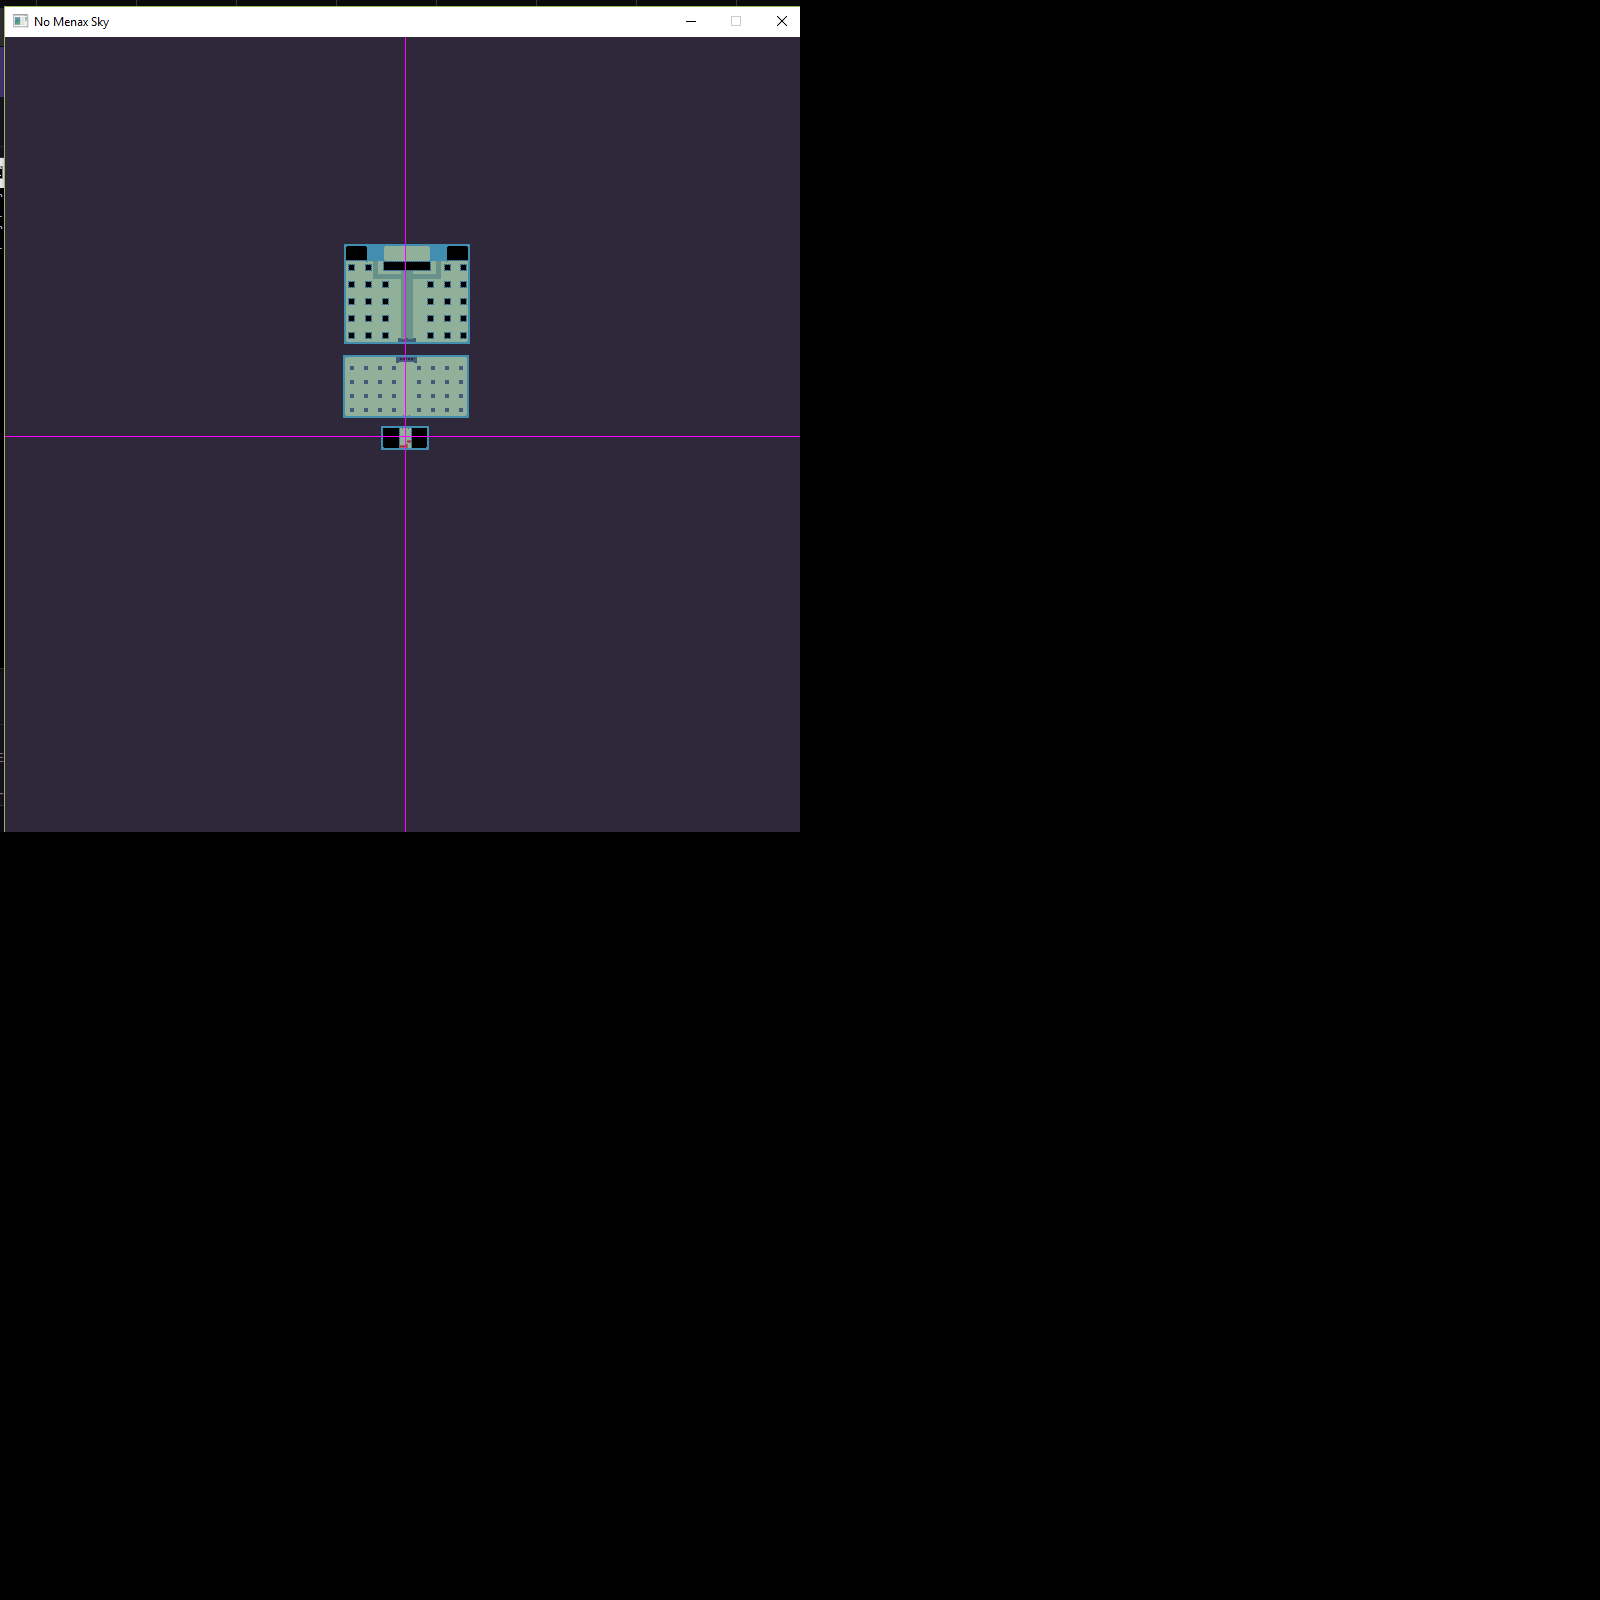

Rendered tile map (Tiled .tmx) drawn with the repository's tilesets; below, a short description and the map source with its tile grids summarised:
An orthogonal 100x100 tile map with 16x16 px tiles, 1 tile layer (Tile Layer 1) and 87 objects (31x low, 2x door, 2x bossDoor).

<map version="1.0" tiledversion="2017.07.25" orientation="orthogonal" renderorder="right-down" width="100" height="100" tilewidth="16" tileheight="16" nextobjectid="92">
 <tileset firstgid="1" source="planta3.tsx" />
 <layer name="Tile Layer 1" width="100" height="100">
  <data>[10000 cells, 2600 non-empty, 2600 distinct tile ids]</data>
 </layer>
 <objectgroup name="StaticColliders">
  <object id="2" x="399.797" y="445" width="7.22535" height="2.97778" />
  <object id="3" x="405.289" y="443.978" width="2.68889" height="4.35556" />
  <object id="5" x="407.7" y="448" width="3.84444" height="1.42222" />
  <object id="6" x="407" y="439.989" width="4.57778" height="3" />
  <object id="7" x="398.978" y="427.756" width="1.02222" height="21.6889" />
  <object id="8" x="411" y="427.906" width="1.04688" height="20.4531" />
  <object id="9" x="399.511" y="426.911" width="12" height="1.1" />
  <object id="10" x="342.625" y="416" width="127.625" height="2.04688" />
  <object id="11" x="467.001" y="353.839" width="2.24323" height="64.8083" />
  <object id="12" x="342.833" y="354.867" width="126.483" height="2.12222" />
  <object id="13" x="342.311" y="353.894" width="2.7" height="65.0778" />
  <object id="14" x="349.989" y="408" width="4.01111" height="3.97778" />
  <object id="15" x="349.989" y="393.989" width="4" height="3.98889" />
  <object id="16" x="350" y="380" width="4" height="3.98889" />
  <object id="17" x="350" y="365.989" width="4" height="4.01111" />
  <object id="18" x="364" y="366.011" width="4" height="3.97778" />
  <object id="19" x="364.011" y="380.011" width="3.98889" height="3.98889" />
  <object id="20" x="364" y="394" width="3.98889" height="3.98889" />
  <object id="21" x="363.989" y="408.011" width="4.02222" height="3.98889" />
  <object id="22" x="377.978" y="408" width="4.01111" height="3.98889" />
  <object id="23" x="378" y="393.989" width="4.01111" height="4" />
  <object id="24" x="378" y="380" width="3.97778" height="3.97778" />
  <object id="25" x="378" y="366" width="4.01111" height="3.97778" />
  <object id="26" x="391.989" y="366" width="4" height="3.97778" />
  <object id="27" x="392" y="380" width="3.98889" height="4" />
  <object id="28" x="392" y="393.989" width="3.98889" height="3.98889" />
  <object id="29" x="392" y="408" width="3.98889" height="3.97778" />
  <object id="30" x="417" y="365.992" width="3.99219" height="4.00781" />
  <object id="31" x="417" y="379.992" width="4" height="4" />
  <object id="32" x="417" y="394" width="4" height="3.98438" />
  <object id="33" x="416.992" y="408.008" width="4" height="3.96875" />
  <object id="34" x="430.978" y="365.933" width="3.97778" height="4.04444" />
  <object id="35" x="431.022" y="380" width="3.95556" height="4" />
  <object id="36" x="430.978" y="393.978" width="3.97778" height="4" />
  <object id="37" x="431" y="407.978" width="3.95556" height="4.02222" />
  <object id="38" x="445" y="407.978" width="3.97778" height="4.04444" />
  <object id="39" x="445" y="394" width="4" height="4.02222" />
  <object id="40" x="444.978" y="379.978" width="4" height="4.02222" />
  <object id="41" x="444.978" y="365.978" width="4.02222" height="4" />
  <object id="42" x="459" y="366" width="4" height="3.98438" />
  <object id="43" x="459" y="379.984" width="3.98438" height="4" />
  <object id="44" x="458.984" y="394" width="4.03125" height="4" />
  <object id="45" x="459.016" y="408" width="3.96875" height="3.96875" />
  <object id="46" type="low" x="347.978" y="332" width="7.04444" height="6.97778" />
  <object id="47" type="low" x="347.956" y="314.956" width="7.02222" height="7" />
  <object id="48" type="low" x="347.956" y="297.978" width="7.04444" height="7.02222" />
  <object id="49" type="low" x="348" y="281" width="7.04444" height="7" />
  <object id="50" type="low" x="347.978" y="264.022" width="7" height="6.93333" />
  <object id="51" x="343.7" y="341.989" width="130.256" height="2.04444" />
  <object id="52" x="344.044" y="241.962" width="1.95" height="102.616" />
  <object id="53" x="468" y="242.098" width="2.35938" height="102.292" />
  <object id="54" x="343.375" y="243.375" width="128.397" height="2.625" />
  <object id="55" x="429.478" y="245.609" width="17.7826" height="15.3913" />
  <object id="56" x="366.563" y="245.625" width="18.0313" height="15.5" />
  <object id="57" type="low" x="365.031" y="263.969" width="6.9375" height="7" />
  <object id="59" type="low" x="364.969" y="280.938" width="7" height="7.03125" />
  <object id="60" type="low" x="365" y="297.969" width="7.03125" height="7" />
  <object id="61" type="low" x="365" y="314.969" width="7" height="7" />
  <object id="62" type="low" x="364.969" y="331.969" width="7" height="7.0625" />
  <object id="63" type="low" x="381.969" y="331.969" width="7.03125" height="7.03125" />
  <object id="64" type="low" x="382.031" y="314.969" width="6.9375" height="7.03125" />
  <object id="65" type="low" x="381.969" y="298" width="7.03125" height="6.9375" />
  <object id="66" type="low" x="381.969" y="280.969" width="7" height="7.03125" />
  <object id="67" type="low" x="426.957" y="331.957" width="7" height="7" />
  <object id="68" type="low" x="444" y="332" width="7.04348" height="6.91304" />
  <object id="69" type="low" x="460" y="331.957" width="6.95652" height="6.95652" />
  <object id="70" type="low" x="460" y="315" width="6.95652" height="6.95652" />
  <object id="71" type="low" x="460" y="297.978" width="7" height="6.97778" />
  <object id="72" type="low" x="460.022" y="280.978" width="6.97778" height="7" />
  <object id="73" type="low" x="460" y="263.978" width="7" height="6.97778" />
  <object id="75" type="low" x="446.478" y="245.217" width="22.1304" height="15.6957" />
  <object id="76" type="low" x="444" y="263.969" width="7" height="7" />
  <object id="77" type="low" x="444" y="280.969" width="7" height="7.03125" />
  <object id="78" type="low" x="444" y="297.969" width="6.96875" height="7" />
  <object id="79" type="low" x="444" y="315" width="6.9375" height="6.90625" />
  <object id="80" type="low" x="426.984" y="314.984" width="7.01563" height="7.01563" />
  <object id="81" type="low" x="427" y="297.969" width="6.98438" height="7.01563" />
  <object id="82" type="low" x="427.016" y="280.969" width="6.98438" height="7.01563" />
  <object id="83" type="low" x="383.043" y="260.957" width="47.9555" height="10.0435" />
  <object id="84" type="low" x="344.938" y="245" width="22.4375" height="16.125" />
  <object id="89" x="395.957" y="356.435" width="21" height="5.69565" />
  <object id="90" x="397.913" y="338.217" width="18.1304" height="3.91304" />
 </objectgroup>
 <objectgroup name="3.0">
  <object id="85" type="door" x="402.667" y="427.867" width="5.85556" height="0.4">
   <properties>
    <property name="next" value="3.1" />
    <property name="pos" value="top" />
    <property name="trigger" type="bool" value="true" />
   </properties>
  </object>
 </objectgroup>
 <objectgroup name="3.1">
  <object id="86" type="door" x="403.406" y="415.733" width="5.85556" height="0.4">
   <properties>
    <property name="next" value="3.0" />
    <property name="pos" value="bottom" />
    <property name="trigger" type="bool" value="true" />
   </properties>
  </object>
  <object id="87" type="bossDoor" x="398.001" y="361.262" width="17.1993" height="1.31984">
   <properties>
    <property name="next" value="3.2" />
    <property name="pos" value="top" />
    <property name="trigger" type="bool" value="true" />
   </properties>
  </object>
 </objectgroup>
 <objectgroup name="3.2">
  <object id="91" type="bossDoor" x="398.313" y="337.756" width="17.1993" height="1.20873">
   <properties>
    <property name="next" value="3.1" />
    <property name="pos" value="bottom" />
    <property name="trigger" type="bool" value="true" />
   </properties>
  </object>
 </objectgroup>
 <objectgroup name="Center">
  <object id="1" x="405" y="436" width="1" height="0.996094" />
 </objectgroup>
</map>
